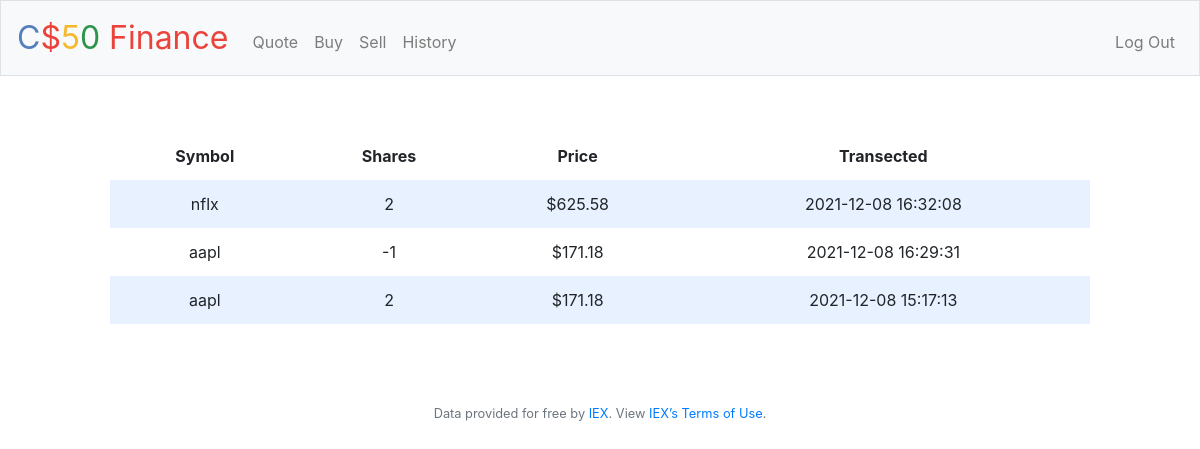
The app's page /history (signed in) with its own data.
### tables this page shows
CREATE TABLE records(id INTEGER, username TEXT NOT NULL, symbol TEXT NOT NULL, company_name TEXT NOT NULL, price NUMERIC NOT NULL, shares NUMERIC NOT NULL, datetime DATETIME NOT NULL, PRIMARY KEY(id));

### application.py (the view)
@app.route("/history")
@login_required
def history():
    Id = session["user_id"]
    row = db.execute("SELECT * FROM users WHERE id = ?", Id)
    username = row[0]['username']
    rows = db.execute("SELECT * FROM records WHERE username = ? ORDER BY datetime DESC", username)
    return render_template("history.html", rows=rows)

### application.py (called while the page is built)
@app.after_request
def after_request(response):
    response.headers["Cache-Control"] = "no-cache, no-store, must-revalidate"
    response.headers["Expires"] = 0
    response.headers["Pragma"] = "no-cache"
    return response

### helpers.py (called while the page is built)
def login_required(f):
    @wraps(f)
    def decorated_function(*args, **kwargs):
        if session.get("user_id") is None:
            return redirect("/login")
        return f(*args, **kwargs)
    return decorated_function

### templates/history.html (shortened to what this page needs)
{% extends "layout.html" %}
{% block main %}
           <div class="section">
                <table>
                    <thead>
                        <tr>
                            <th>Symbol</th>
                            <th>Shares</th>
                            <th>Price</th>
                            <th>Transected</th>
                        </tr>
                    </thead>
                    <tbody>
                          {% for row in rows %}
                            <tr>
                                <td>{{row.symbol}}</td>
                                <td>{{row.shares}}</td>
                                <td>{{"$%.2f"|format(row.price|float)}}</td>
                                <td>{{row.datetime}}</td>
                            </tr>
                          {% endfor %}
                    </tbody>
                </table>
            </div>
{% endblock %}

### static/styles.css (style rules this page uses)
table { background-color: transparent; margin-bottom: 1rem; width: 100%; }
table th, table td { padding: 0.75rem; vertical-align: middle; }
tbody tr:nth-of-type(odd) { background-color: rgb(179, 208, 255, 0.3) }
.section { padding-bottom: 1rem; padding-left: 2rem; padding-right: 2rem; padding-top: 0.5rem; }

### records on screen
records: symbol "nflx", shares "2", price "$625.58", datetime "2021-12-08 16:32:08"
records: symbol "aapl", shares "-1", price "$171.18", datetime "2021-12-08 16:29:31"
records: symbol "aapl", shares "2", price "$171.18", datetime "2021-12-08 15:17:13"
